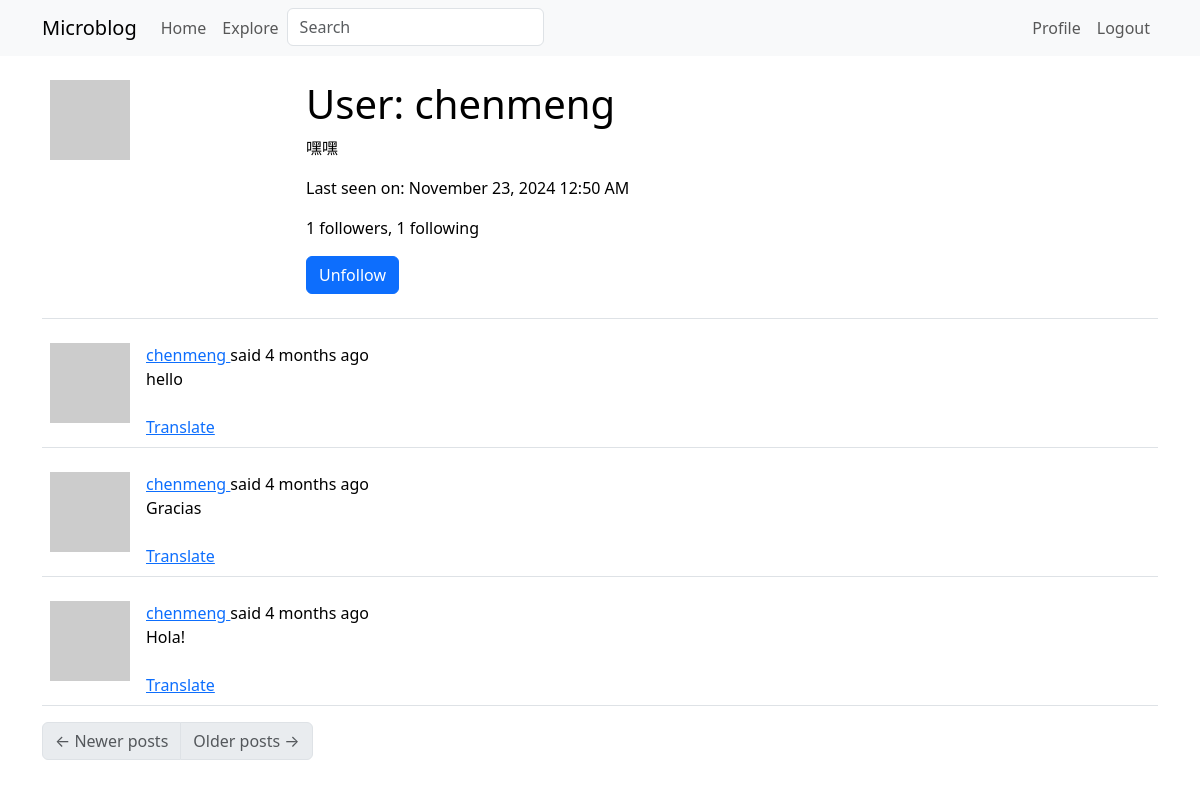
The page /user/chenmeng (signed in) on the database its author committed.
### app/models.py (models this page shows, shortened)
class User(UserMixin, db.Model):
    id: so.Mapped[int] = so.mapped_column(primary_key=True)
    username: so.Mapped[str] = so.mapped_column(sa.String(64), index=True,
                                                unique=True)
    email: so.Mapped[str] = so.mapped_column(sa.String(120), index=True,
                                             unique=True)
    password_hash: so.Mapped[Optional[str]] = so.mapped_column(sa.String(256))
    about_me: so.Mapped[Optional[str]] = so.mapped_column(sa.String(140))
    last_seen: so.Mapped[Optional[datetime]] = so.mapped_column(
        default=lambda: datetime.now(timezone.utc))
    posts: so.WriteOnlyMapped['Post'] = so.relationship(
        back_populates='author')
    following: so.WriteOnlyMapped['User'] = so.relationship(
        secondary=followers, primaryjoin=(followers.c.follower_id == id),
        secondaryjoin=(followers.c.followed_id == id),
        back_populates='followers')
    followers: so.WriteOnlyMapped['User'] = so.relationship(
        secondary=followers, primaryjoin=(followers.c.followed_id == id),
        secondaryjoin=(followers.c.follower_id == id),
        back_populates='following')
    def avatar(self, size):
        digest = md5(self.email.lower().encode('utf-8')).hexdigest()
        return f'https://www.gravatar.com/avatar/{digest}?d=identicon&s={size}'
    def is_following(self, user):
        query = self.following.select().where(User.id == user.id)
        return db.session.scalar(query) is not None
    def followers_count(self):
        query = sa.select(sa.func.count()).select_from(
            self.followers.select().subquery())
        return db.session.scalar(query)
    def following_count(self):
        query = sa.select(sa.func.count()).select_from(
            self.following.select().subquery())
        return db.session.scalar(query)

class SearchableMixin:
    @classmethod
    def before_commit(cls, session):
        session._changes = {
            'add': list(session.new),
            'update': list(session.dirty),
            'delete': list(session.deleted)
        }
    @classmethod
    def after_commit(cls, session):
        for obj in session._changes['add']:
            if isinstance(obj, SearchableMixin):
                add_to_index(obj.__tablename__, obj)
        for obj in session._changes['update']:
            if isinstance(obj, SearchableMixin):
                add_to_index(obj.__tablename__, obj)
        for obj in session._changes['delete']:
            if isinstance(obj, SearchableMixin):
                remove_from_index(obj.__tablename__, obj)
        session._changes = None

class Post(SearchableMixin, db.Model):
    __searchable__ = ['body']
    id: so.Mapped[int] = so.mapped_column(primary_key=True)
    body: so.Mapped[str] = so.mapped_column(sa.String(140))
    timestamp: so.Mapped[datetime] = so.mapped_column(
        index=True, default=lambda: datetime.now(timezone.utc))
    user_id: so.Mapped[int] = so.mapped_column(sa.ForeignKey(User.id),
                                               index=True)
    language: so.Mapped[Optional[str]] = so.mapped_column(sa.String(5))
    author: so.Mapped[User] = so.relationship(back_populates='posts')

### app/main/routes.py (the view)
@bp.route('/user/<username>')
@login_required
def user(username):
    user = db.first_or_404(sa.select(User).where(User.username == username))
    page = request.args.get('page', 1, type=int)
    query = user.posts.select().order_by(Post.timestamp.desc())
    posts = db.paginate(query, page=page,
                        per_page=current_app.config['POSTS_PER_PAGE'],
                        error_out=False)
    next_url = url_for('main.user', username=user.username,
                       page=posts.next_num) if posts.has_next else None
    prev_url = url_for('main.user', username=user.username,
                       page=posts.prev_num) if posts.has_prev else None
    form = EmptyForm()
    return render_template('user.html', user=user, posts=posts.items,
                           next_url=next_url, prev_url=prev_url, form=form)

### app/main/forms.py
class SearchForm(FlaskForm):
    q = StringField(_l('Search'), validators=[DataRequired()])
    def __init__(self, *args, **kwargs):
        if 'formdata' not in kwargs:
            kwargs['formdata'] = request.args
        if 'meta' not in kwargs:
            kwargs['meta'] = {'csrf': False}
        super(SearchForm, self).__init__(*args, **kwargs)

class EmptyForm(FlaskForm):
    submit = SubmitField('Submit')

### app/__init__.py (called while the page is built)
def get_locale():
    return request.accept_languages.best_match(current_app.config['LANGUAGES'])

### app/main/routes.py (called while the page is built)
@bp.before_app_request
def before_request():
    if current_user.is_authenticated:
        current_user.last_seen = datetime.now(timezone.utc)
        db.session.commit()
    g.locale = str(get_locale())

@bp.before_app_request
def before_request():
    if current_user.is_authenticated:
        current_user.last_seen = datetime.now(timezone.utc)
        db.session.commit()
        g.search_form = SearchForm()
    g.locale = str(get_locale())

### app/models.py (called while the page is built)
@login.user_loader
def load_user(id):
    return db.session.get(User, int(id))

### app/templates/user.html (shortened to what this page needs)
{% extends "base.html" %}
{% block content %}
    <table class="table table-hover">
        <tr>
            <td width="256px"><img src="{{ user.avatar(256) }}"></td>
            <td>
                <h1>{{ _('User') }}: {{ user.username }}</h1>
                {% if user.about_me %}<p>{{ user.about_me }}</p>{% endif %}
                {% if user.last_seen %}
                <p>{{ _('Last seen on') }}: {{ moment(user.last_seen).format('LLL') }}</p>
                {% endif %}
                <p>{{ _('%(count)d followers', count=user.followers_count()) }}, {{ _('%(count)d following', count=user.following_count()) }}</p>
                {% if user == current_user %}
                <p><a href="{{ url_for('main.edit_profile') }}">{{ _('Edit your profile') }}</a></p>
                {% else %}
                <p>
                    <form action="{{ url_for('main.unfollow', username=user.username) }}" method="post">
                        {{ form.submit(value=_('Unfollow'), class_='btn btn-primary') }}
                    </form>
                </p>
                {% endif %}
            </td>
        </tr>
    </table>
    {% for post in posts %}
        {% include '_post.html' %}
    {% endfor %}
    <nav aria-label="Post navigation">
        <ul class="pagination">
            <li class="page-item{% if not prev_url %} disabled{% endif %}">
                <a class="page-link" href="{{ prev_url }}">
                    <span aria-hidden="true">&larr;</span> {{ _('Newer posts') }}
                </a>
            </li>
            <li class="page-item{% if not next_url %} disabled{% endif %}">
                <a class="page-link" href="{{ next_url }}">
                    {{ _('Older posts') }} <span aria-hidden="true">&rarr;</span>
                </a>
            </li>
        </ul>
    </nav>
{% endblock %}

### app/templates/_post.html (shortened to what this page needs)
<table class="table table-hover">
    <tr>
        <td width="70px">
            <a href="{{ url_for('main.user', username=post.author.username) }}">
                <img src="{{ post.author.avatar(70) }}" />
            </a>
        </td>
        <td>
            {{ _('%(username)s said %(when)s',
                username=user_link, when=moment(post.timestamp).fromNow()) }}
            <br>
            <span id="post{{ post.id }}">{{ post.body }}</span>
            {% if post.language and post.language != g.locale %}
            <br><br>
            <span id="translation{{ post.id }}">
                <a href="javascript:translate(
                            'post{{ post.id }}',
                            'translation{{ post.id }}',
                            '{{ post.language }}',
                            '{{ g.locale }}');">{{ _('Translate') }}</a>
            </span>
            {% endif %}
        </td>
    </tr>
</table>

### rows shown on the page
User: username "chenmeng", about_me "嘿嘿", last_seen "November 23, 2024 12:50 AM"
Post: body "hello"
Post: body "Gracias"
Post: body "Hola!"
